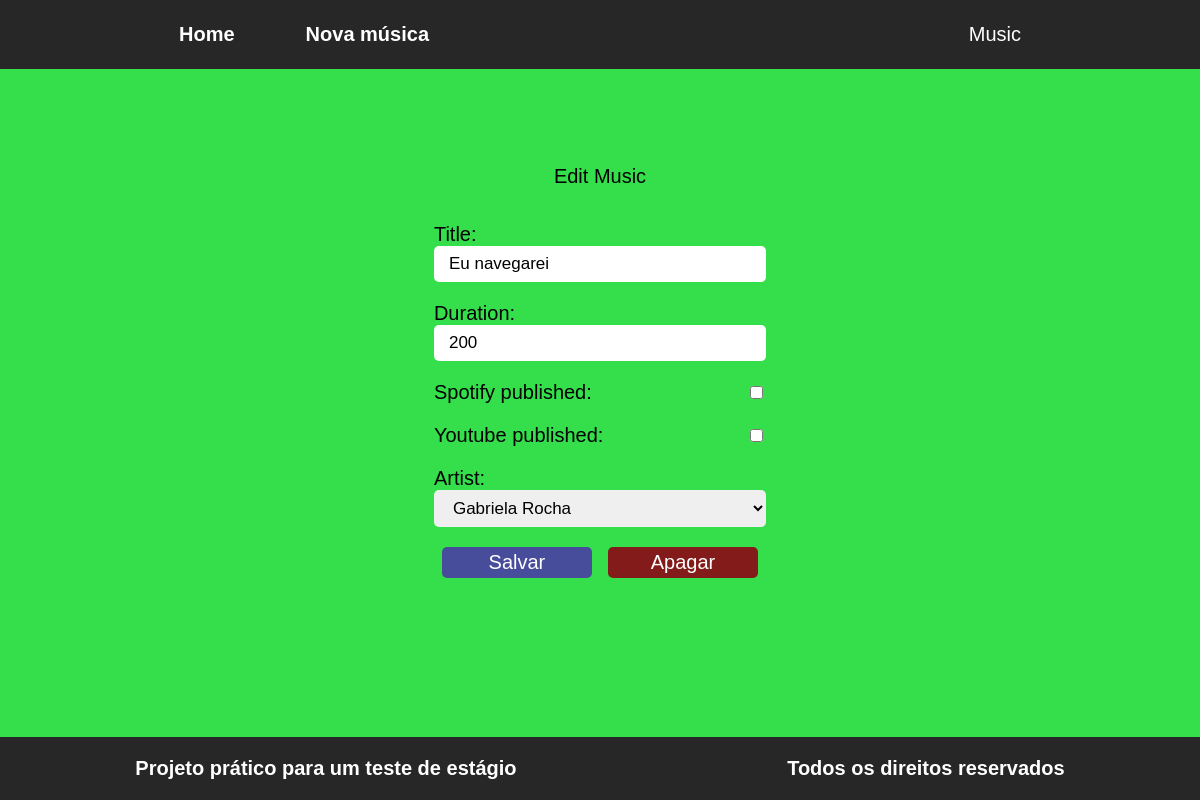
The page /update/1 on the database as committed earlier.
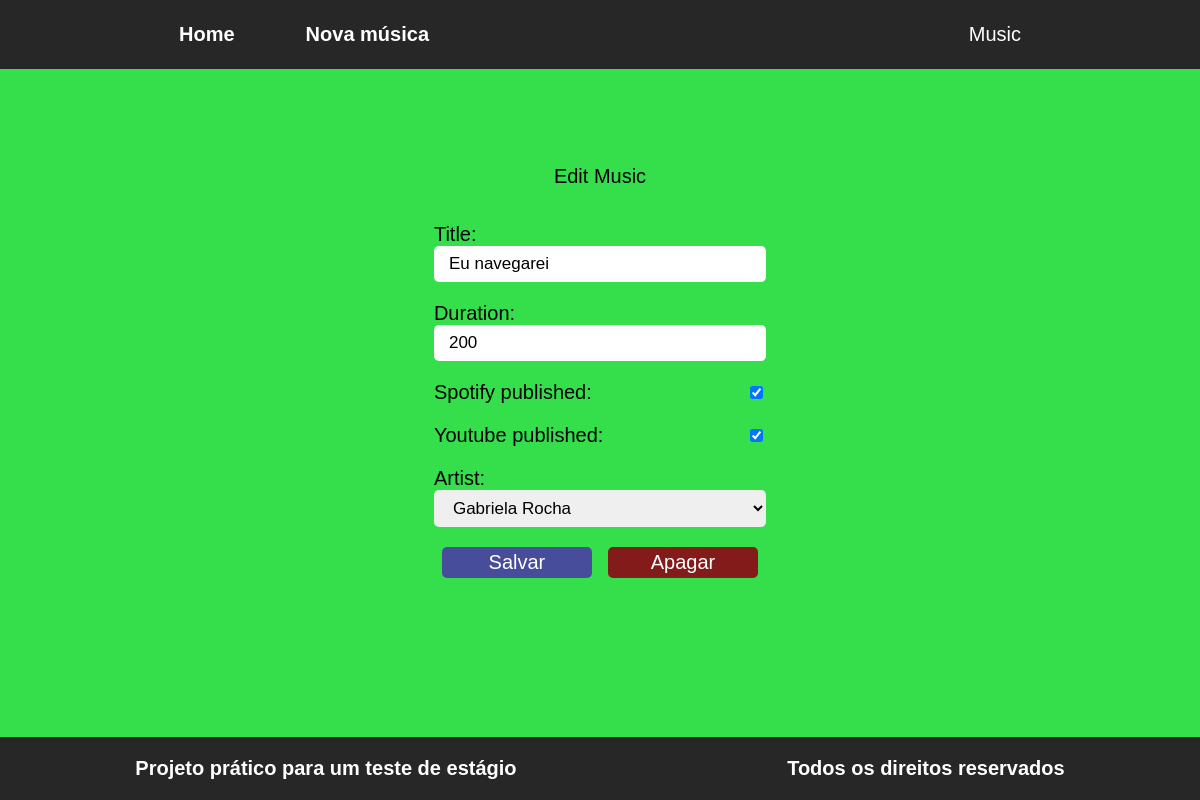
The same page on the database as committed later.
### musics/models.py (models this page shows, shortened)
class Song(models.Model):
    title = models.CharField(max_length=30)
    duration = models.IntegerField()
    spotify_published = models.BooleanField()
    youtube_published = models.BooleanField()
    artist = models.ForeignKey(Artist, on_delete=models.CASCADE)
    class Meta:
        verbose_name_plural = 'Songs'

### musics/views.py (the view)
# urls.py: path('update/<int:id>', update_song, name='url_update_song'),
def update_song(request, id):
    song = Song.objects.get(pk=id)
    form = SongForm(request.POST or None, instance=song)
    if request.method == 'POST':
        if form.is_valid():
            form.save()
            return redirect('url_new_song')
    return render(request, 'musics/form.html', {'form': form, 'song': song, 'message':'Edit Music'})

### musics/form.py
class SongForm(ModelForm):
    class Meta:
        model = Song
        fields = ['title', 'duration', 'spotify_published', 'youtube_published', 'artist']

### musics/models.py (called while the page is built)
    def __str__(self):
        return self.name

### musics/templates/musics/form.html (shortened to what this page needs)
{% extends "musics/base.html" %}
{% load static %}
{% block conteudo %}
<div>
  {{ message }}
</div>
<form data-idMusic="{{ song.id }}" method="POST">
  {{ form.as_p }}
  <div class='buttons'>
    <button class="btnSubmit" type="submit">Salvar</button>
    {% if song.id is not null %}
    <button class="btnDelete" type="button">Apagar</button>
    {% endif %}
  </div>
</form>
{% endblock conteudo %}
{% block title %} Music {% endblock title %}

Rows that differ between the two databases and show on the page:
changed Song "Eu navegarei": spotify_published "☐" → "☑"; youtube_published "☐" → "☑"
